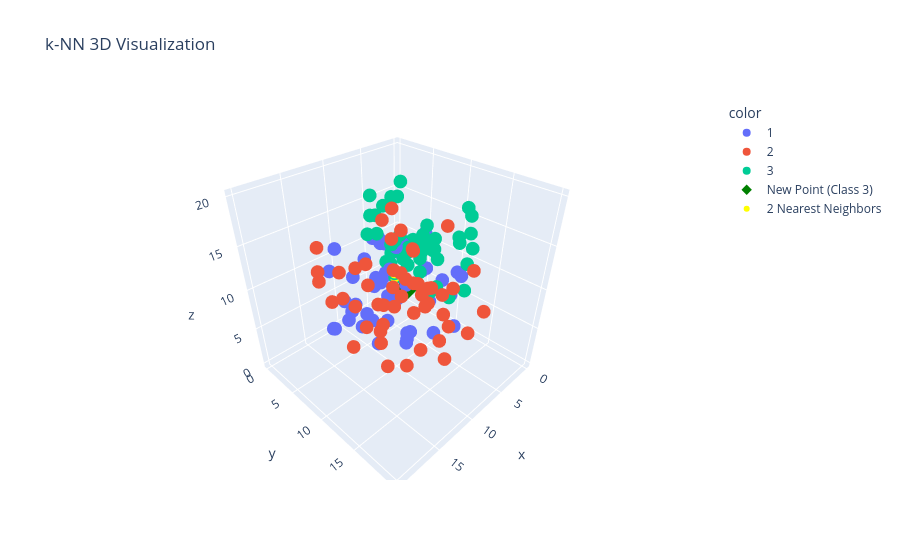

Notebook code cell kept with this figure:
### Code cell
np.random.seed(2022)
n = 50

X_class1 = np.random.uniform(0, 12, (n, 3))
X_class2 = np.random.uniform(9, 20, (n, 3))
X_class3 = np.column_stack([np.random.uniform(0, 8, n),np.random.uniform(0, 15, n),np.random.uniform(8, 17, n)])

X = np.vstack((X_class1, X_class2, X_class3))
y = np.array([1]*n + [2]*n + [3]*n)

new_data = np.random.uniform(5, 8, (1, 3))
k=2

prediction, posteriors, k_neighbors, k_distances = knn_predict(X, y, new_data[0], k)

fig = px.scatter_3d(x=X[:,0], y=X[:,1], z=X[:,2],color=y.astype(str),title="k-NN 3D Visualization")

# color mapping
color_map = {1: "red",2: "blue",3: "green"}

# new data
fig.add_trace(
    go.Scatter3d(
        x=[new_data[0,0]],y=[new_data[0,1]],z=[new_data[0,2]],
        mode="markers",
        marker=dict(size=8,color=color_map[prediction],symbol="diamond"),
        name=f"New Point (Class {prediction})"))

# k nearest neighbors
fig.add_trace(
    go.Scatter3d(
        x=k_neighbors[:,0], y=k_neighbors[:,1],z=k_neighbors[:,2],
        mode="markers",
        marker=dict(size=6,color="yellow",symbol="circle"),
        name=f"{k} Nearest Neighbors"))

fig.show()
